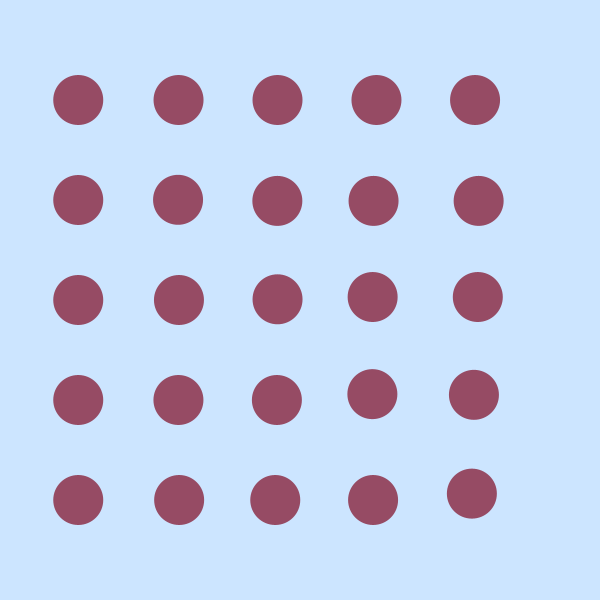
Frame 1 (no input)
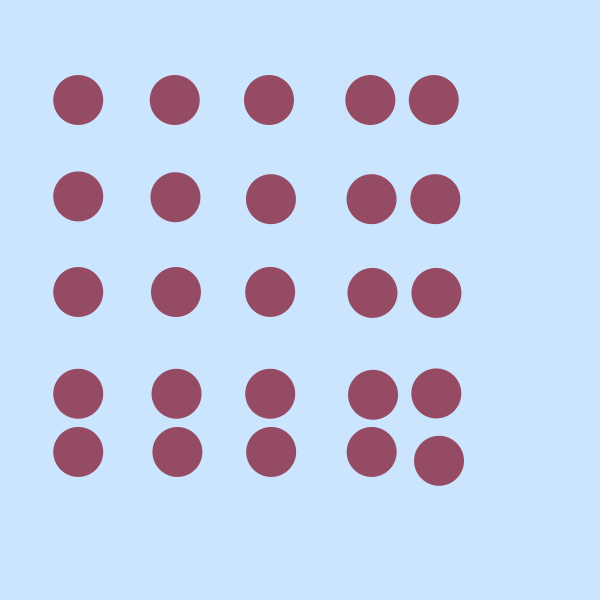
Frame 60 (the mouse pressed at the canvas centre just before this capture)
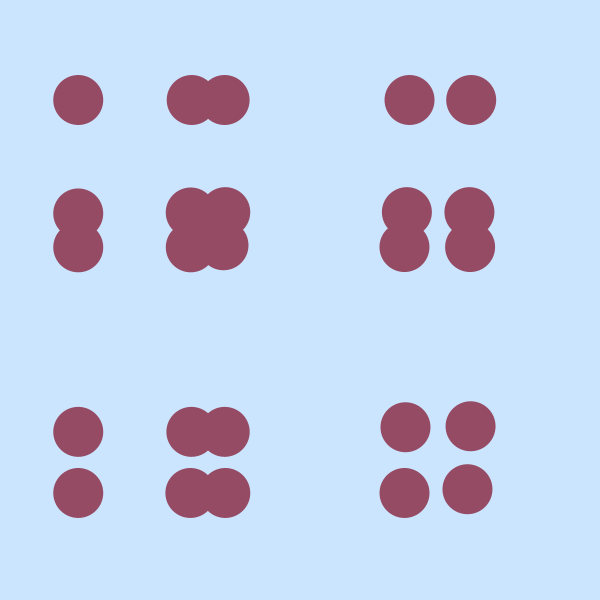
Frame 120 (the mouse held since frame 60 and released just before this capture)

The Processing sketch that drew these frames (run headless with seeded random() and noise(); from frame 60 on, the mouse is pressed at the canvas centre):

// Processing sketch: nc_wk6_hw_part2a
// ── nc_wk6_hw_part2a.pde
float r;
float g;
float b;

float a = 10;

float inc = TWO_PI/25.0;

float[] xPosArr = new float[5];

void setup() {
  size(600,600);
  noStroke();
  
  for (int i = 0; i < xPosArr.length; i++) {
    xPosArr[i] = 100 + i * 100;
  }
}

void draw() {
  background(204,229,255);
  
   r = 150;
   g = 75;
   b = 100;
  
  for (int i = 0; i < xPosArr.length; i++) {
    for(int j = 0; j < xPosArr.length; j++) {
    xPosArr[i] += random(-i,i);
    
    //fill(map(xPosArr[i], 0, width, 0, 255));
    fill(r,g,b);
    ellipse(xPosArr[i]+sin(a)*40.0, xPosArr[j], 50, 50);
    }
  }
}
